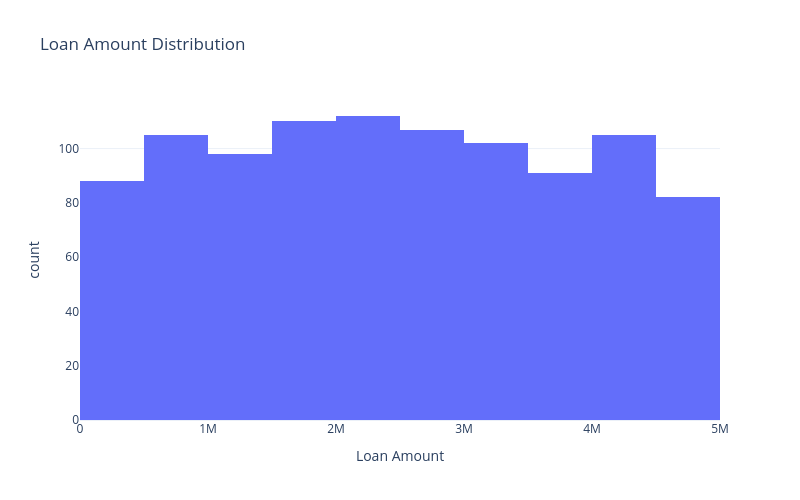

The cell this chart's notebook holds for it:
### Code cell
## LOAN DISTRIBUTION

loan_dist_fig = px.histogram(df,
                             x="Loan Amount",
                             nbins=15, 
                             title="Loan Amount Distribution",
                            height = 500,
                            width = 800)
loan_dist_fig.show()

### Figure 1 — Plotly figure (JSON) as saved in the notebook; plotly's stock layout.template omitted (floating-point values rounded to 4 significant figures; data arrays with more than 128 entries replaced by an {"elided": "..."} marker saying what was removed)
{"data": [{"alignmentgroup": "True", "bingroup": "x", "hovertemplate": "Loan Amount=%{x}<br>count=%{y}<extra></extra>", "legendgroup": "", "marker": {"color": "#636efa", "pattern": {"shape": ""}}, "name": "", "nbinsx": 15, "offsetgroup": "", "orientation": "v", "showlegend": false, "type": "histogram", "x": {"elided": "1000 int values"}, "xaxis": "x", "yaxis": "y"}], "layout": {"barmode": "relative", "height": 500, "legend": {"tracegroupgap": 0}, "title": {"text": "Loan Amount Distribution"}, "width": 800, "xaxis": {"anchor": "y", "domain": [0, 1], "title": {"text": "Loan Amount"}}, "yaxis": {"anchor": "x", "domain": [0, 1], "title": {"text": "count"}}}}
